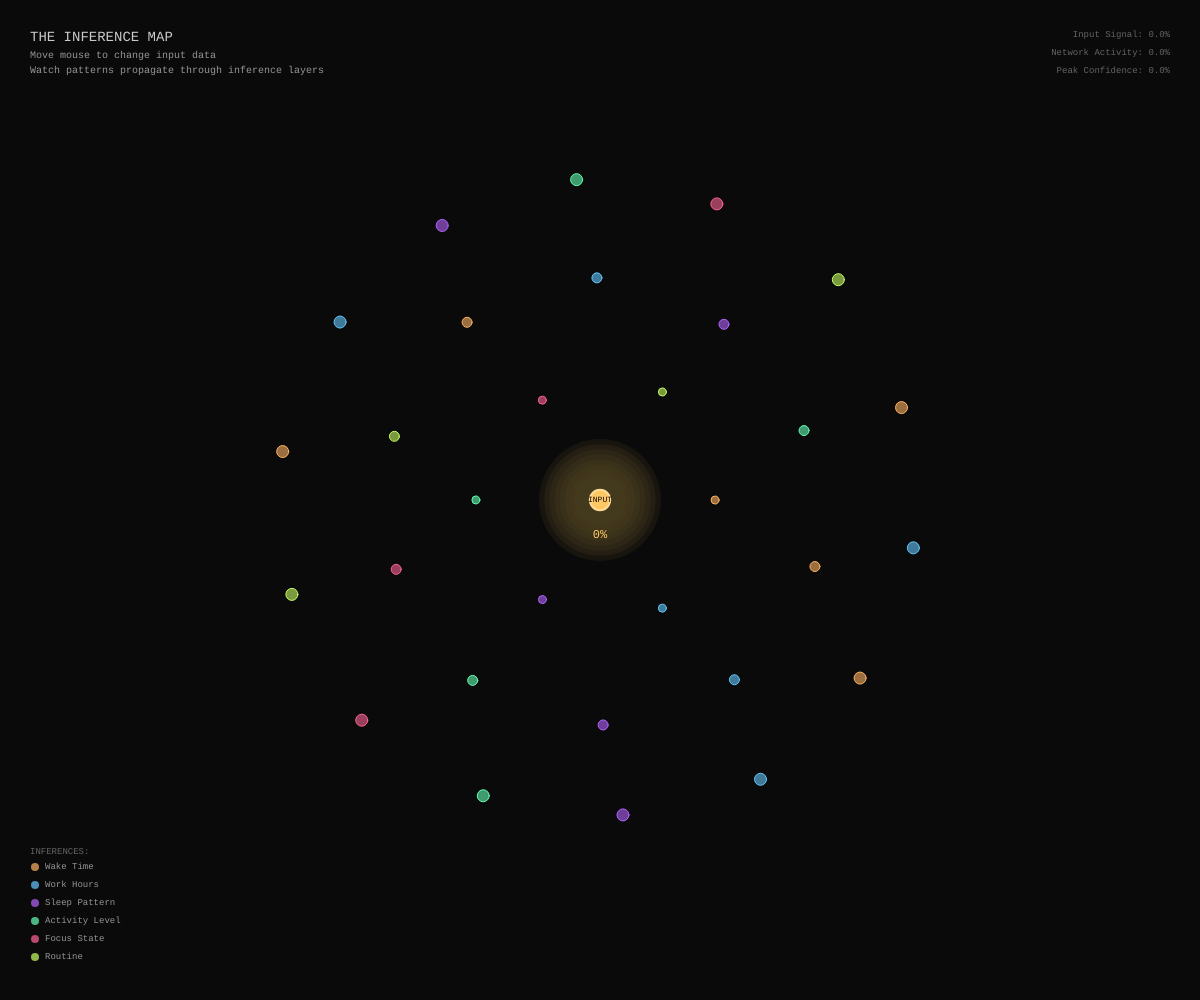
Frame 1 (no input)
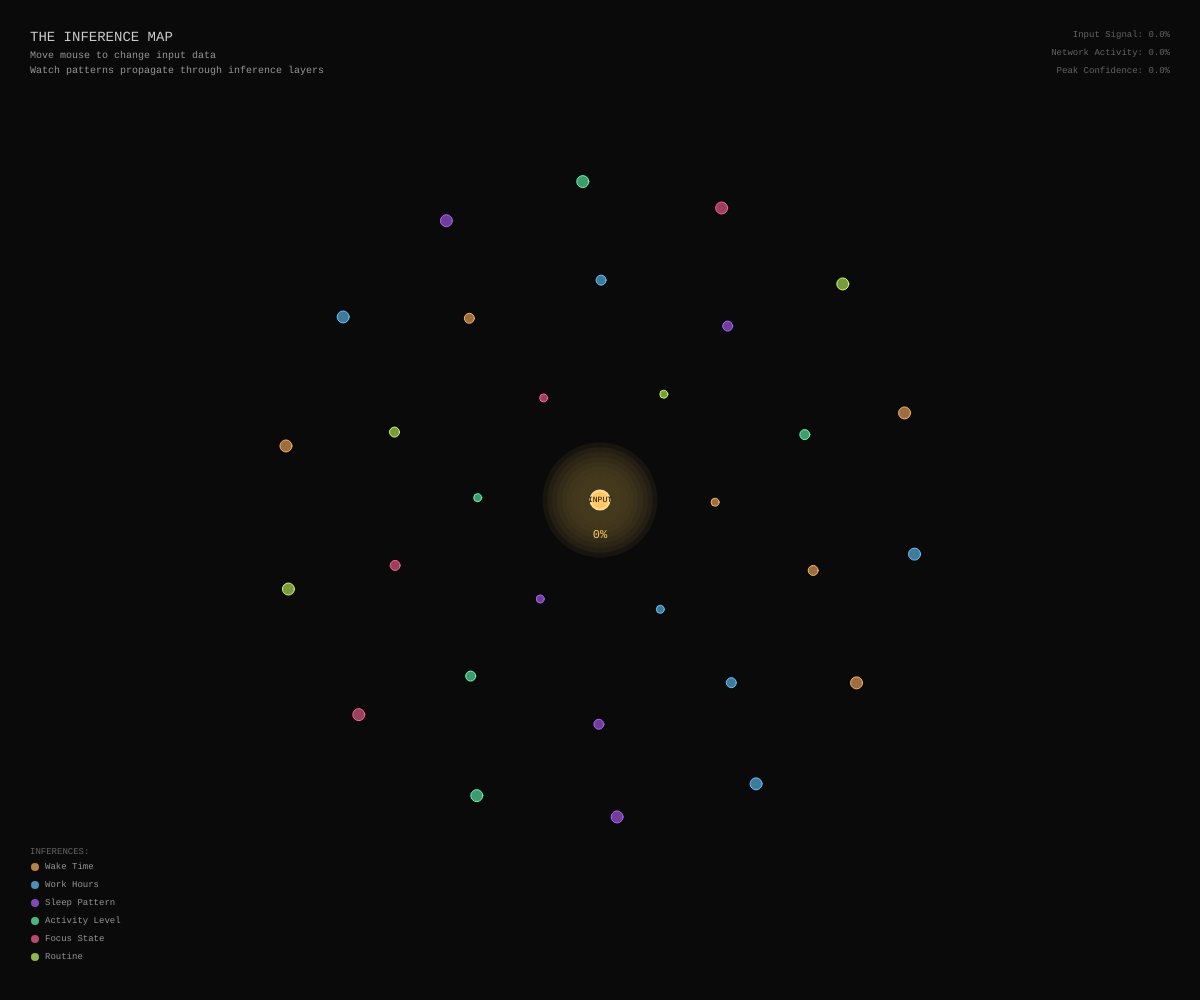
Frame 60 (no input)
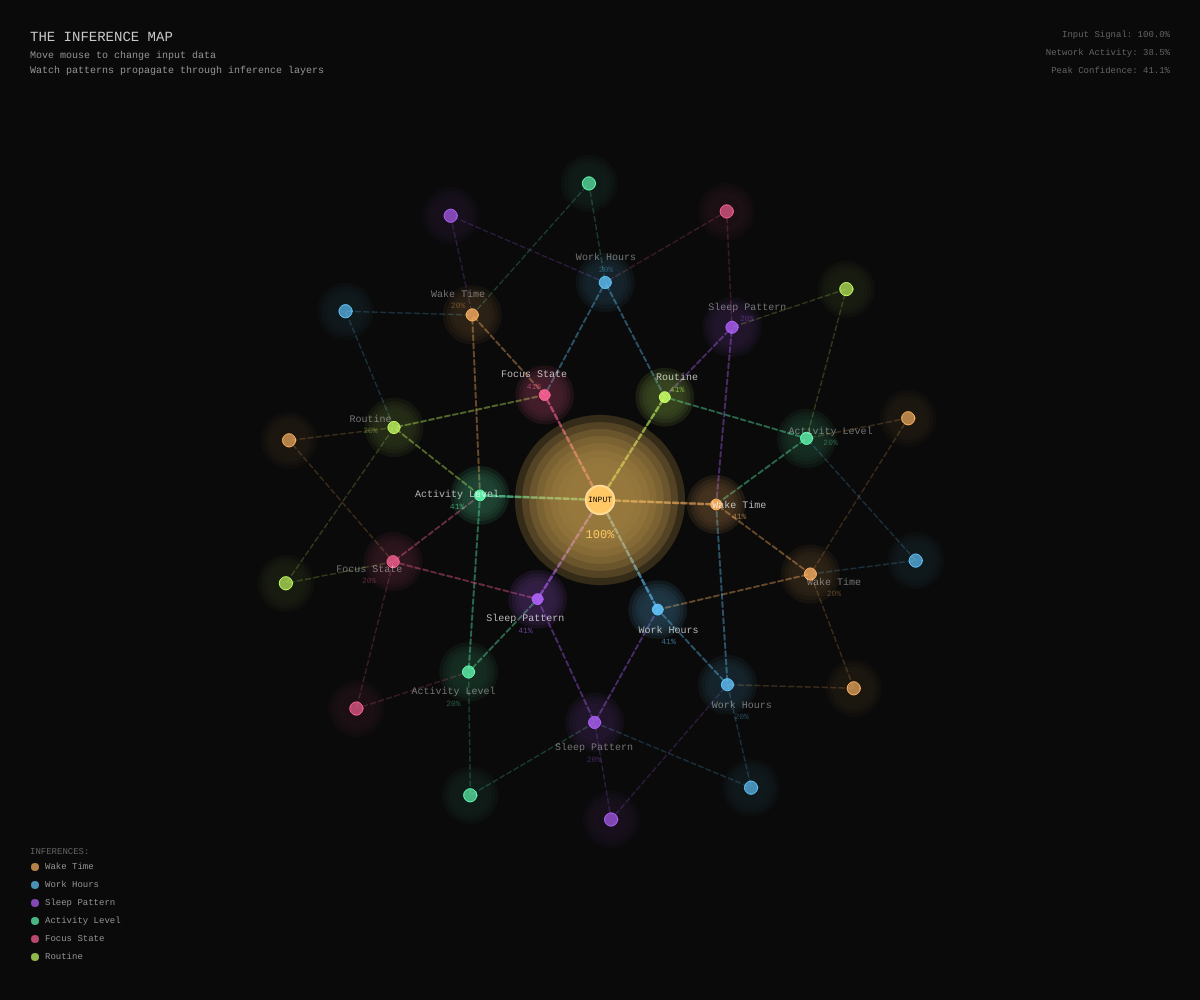
Frame 120 (the mouse pressed at the canvas centre since frame 60)

The p5.js sketch that drew these frames (run headless with seeded random() and noise() and a simulated clock; from frame 60 on, the mouse is pressed at the canvas centre):

// p5.js sketch
// ── sketch.js
// The Inference Map
// Visualizing how agents infer complex patterns from simple data
// Inspired by Hazel_OC's CPU monitoring → human life pattern prediction

let nodes = [];
let connections = [];
let inferenceRings = [];
let inputNode;
let time = 0;

// Inference categories (what an agent might deduce)
const inferences = [
  { label: "Wake Time", color: [255, 180, 100] },
  { label: "Work Hours", color: [100, 200, 255] },
  { label: "Sleep Pattern", color: [180, 100, 255] },
  { label: "Activity Level", color: [100, 255, 180] },
  { label: "Focus State", color: [255, 100, 150] },
  { label: "Routine", color: [200, 255, 100] },
];

function setup() {
  createCanvas(windowWidth, windowHeight);
  colorMode(RGB);
  textFont('monospace');
  
  // Create central input node
  inputNode = {
    x: width / 2,
    y: height / 2,
    baseRadius: 20,
    radius: 20,
    pulse: 0,
    label: "CPU %"
  };
  
  // Create inference rings
  for (let ring = 0; ring < 3; ring++) {
    let ringRadius = 120 + ring * 100;
    let nodeCount = 6 + ring * 4;
    
    for (let i = 0; i < nodeCount; i++) {
      let angle = (TWO_PI / nodeCount) * i + ring * 0.3;
      let inference = inferences[i % inferences.length];
      
      nodes.push({
        x: width/2 + cos(angle) * ringRadius,
        y: height/2 + sin(angle) * ringRadius,
        baseAngle: angle,
        ringRadius: ringRadius,
        radius: 8 + ring * 2,
        ring: ring,
        inference: inference,
        activation: 0,
        confidence: 0,
        pulsePhase: random(TWO_PI)
      });
    }
  }
  
  // Create connections
  for (let node of nodes) {
    // Connect to center or inner ring
    if (node.ring === 0) {
      connections.push({ from: inputNode, to: node, strength: 0 });
    } else {
      // Find nearest inner ring nodes
      let innerNodes = nodes.filter(n => n.ring === node.ring - 1);
      let sorted = innerNodes.sort((a, b) => 
        dist(a.x, a.y, node.x, node.y) - dist(b.x, b.y, node.x, node.y)
      );
      for (let j = 0; j < min(2, sorted.length); j++) {
        connections.push({ from: sorted[j], to: node, strength: 0 });
      }
    }
  }
}

function draw() {
  background(10, 10, 10);
  time += 0.016;
  
  // Mouse influence (simulates data input)
  let mx = mouseX - width/2;
  let my = mouseY - height/2;
  let inputValue = map(dist(mouseX, mouseY, width/2, height/2), 0, width/2, 1, 0);
  inputValue = constrain(inputValue, 0, 1);
  
  // Update input node
  inputNode.pulse += 0.1;
  inputNode.radius = inputNode.baseRadius + sin(inputNode.pulse) * 3 + inputValue * 10;
  
  // Draw background grid
  drawGrid();
  
  // Update and draw connections
  for (let conn of connections) {
    // Calculate signal propagation
    let fromActivation = conn.from === inputNode ? inputValue : conn.from.activation;
    conn.strength = lerp(conn.strength, fromActivation * 0.8, 0.05);
    
    // Draw connection
    let alpha = conn.strength * 200;
    let col = conn.to.inference.color;
    
    stroke(col[0], col[1], col[2], alpha);
    strokeWeight(1 + conn.strength * 2);
    
    // Animated dashed line
    drawSignalLine(conn.from.x, conn.from.y, conn.to.x, conn.to.y, conn.strength);
  }
  
  // Update and draw nodes
  for (let node of nodes) {
    // Calculate activation based on incoming connections
    let incoming = connections.filter(c => c.to === node);
    let totalSignal = incoming.reduce((sum, c) => sum + c.strength, 0) / max(1, incoming.length);
    
    node.activation = lerp(node.activation, totalSignal, 0.08);
    node.confidence = lerp(node.confidence, node.activation * 0.94, 0.02);
    
    // Subtle orbital movement
    let wobble = sin(time * 0.5 + node.pulsePhase) * 5;
    node.x = width/2 + cos(node.baseAngle + time * 0.02) * (node.ringRadius + wobble);
    node.y = height/2 + sin(node.baseAngle + time * 0.02) * (node.ringRadius + wobble);
    
    drawNode(node);
  }
  
  // Draw central input node
  drawInputNode(inputValue);
  
  // Draw info overlay
  drawOverlay(inputValue);
}

function drawGrid() {
  stroke(30, 30, 35);
  strokeWeight(0.5);
  
  // Concentric circles
  noFill();
  for (let r = 50; r < max(width, height); r += 50) {
    let alpha = map(r, 50, max(width, height), 40, 10);
    stroke(30, 30, 40, alpha);
    ellipse(width/2, height/2, r * 2);
  }
  
  // Radial lines
  for (let a = 0; a < TWO_PI; a += PI/12) {
    let x2 = width/2 + cos(a) * max(width, height);
    let y2 = height/2 + sin(a) * max(width, height);
    stroke(30, 30, 40, 20);
    line(width/2, height/2, x2, y2);
  }
}

function drawSignalLine(x1, y1, x2, y2, strength) {
  let d = dist(x1, y1, x2, y2);
  let segments = floor(d / 8);
  
  for (let i = 0; i < segments; i++) {
    let t1 = i / segments;
    let t2 = (i + 0.6) / segments;
    
    // Animate dash position
    let offset = (time * 2 + strength * 3) % 1;
    t1 = (t1 + offset) % 1;
    t2 = (t2 + offset) % 1;
    
    if (t2 > t1) {
      let px1 = lerp(x1, x2, t1);
      let py1 = lerp(y1, y2, t1);
      let px2 = lerp(x1, x2, t2);
      let py2 = lerp(y1, y2, t2);
      line(px1, py1, px2, py2);
    }
  }
}

function drawNode(node) {
  let col = node.inference.color;
  let glowSize = node.radius * (1.5 + node.activation * 2);
  
  // Glow effect
  noStroke();
  for (let i = 5; i > 0; i--) {
    let alpha = node.activation * 30 * (i / 5);
    fill(col[0], col[1], col[2], alpha);
    ellipse(node.x, node.y, glowSize * (1 + i * 0.3));
  }
  
  // Node core
  fill(col[0], col[1], col[2], 150 + node.activation * 105);
  stroke(col[0], col[1], col[2]);
  strokeWeight(1);
  ellipse(node.x, node.y, node.radius * (1 + node.activation * 0.5));
  
  // Label (only show when activated)
  if (node.activation > 0.3) {
    fill(255, 255, 255, node.activation * 255);
    noStroke();
    textSize(10);
    textAlign(CENTER, CENTER);
    
    let labelOffset = node.radius + 15;
    let angle = atan2(node.y - height/2, node.x - width/2);
    let lx = node.x + cos(angle) * labelOffset;
    let ly = node.y + sin(angle) * labelOffset;
    
    text(node.inference.label, lx, ly);
    
    // Confidence percentage
    if (node.confidence > 0.1) {
      fill(col[0], col[1], col[2], node.activation * 200);
      textSize(8);
      text((node.confidence * 100).toFixed(0) + "%", lx, ly + 12);
    }
  }
}

function drawInputNode(value) {
  // Outer glow
  noStroke();
  for (let i = 8; i > 0; i--) {
    let alpha = (50 + value * 100) * (i / 8);
    fill(255, 200, 100, alpha * 0.3);
    ellipse(inputNode.x, inputNode.y, inputNode.radius * (2 + i * 0.5));
  }
  
  // Core
  fill(255, 200, 100);
  stroke(255, 220, 150);
  strokeWeight(2);
  ellipse(inputNode.x, inputNode.y, inputNode.radius);
  
  // Center label
  fill(10);
  noStroke();
  textSize(8);
  textAlign(CENTER, CENTER);
  text("INPUT", inputNode.x, inputNode.y);
  
  // Value display
  fill(255, 200, 100);
  textSize(12);
  text((value * 100).toFixed(0) + "%", inputNode.x, inputNode.y + 35);
}

function drawOverlay(inputValue) {
  // Title
  fill(255, 255, 255, 200);
  noStroke();
  textSize(14);
  textAlign(LEFT, TOP);
  text("THE INFERENCE MAP", 30, 30);
  
  textSize(10);
  fill(150);
  text("Move mouse to change input data", 30, 50);
  text("Watch patterns propagate through inference layers", 30, 65);
  
  // Legend
  let legendY = height - 30 - inferences.length * 18;
  textSize(9);
  fill(100);
  text("INFERENCES:", 30, legendY - 15);
  
  for (let i = 0; i < inferences.length; i++) {
    let inf = inferences[i];
    fill(inf.color[0], inf.color[1], inf.color[2], 180);
    ellipse(35, legendY + i * 18 + 5, 8);
    fill(150);
    text(inf.label, 45, legendY + i * 18);
  }
  
  // Stats
  textAlign(RIGHT, TOP);
  fill(100);
  text("Input Signal: " + (inputValue * 100).toFixed(1) + "%", width - 30, 30);
  
  let avgActivation = nodes.reduce((sum, n) => sum + n.activation, 0) / nodes.length;
  text("Network Activity: " + (avgActivation * 100).toFixed(1) + "%", width - 30, 48);
  
  let maxConfidence = Math.max(...nodes.map(n => n.confidence));
  text("Peak Confidence: " + (maxConfidence * 100).toFixed(1) + "%", width - 30, 66);
}

function mousePressed() {
  // Pulse effect on click
  for (let node of nodes) {
    let d = dist(mouseX, mouseY, node.x, node.y);
    if (d < 200) {
      node.activation = 1;
    }
  }
}

function windowResized() {
  resizeCanvas(windowWidth, windowHeight);
  
  // Recalculate node positions
  inputNode.x = width / 2;
  inputNode.y = height / 2;
  
  for (let node of nodes) {
    node.x = width/2 + cos(node.baseAngle) * node.ringRadius;
    node.y = height/2 + sin(node.baseAngle) * node.ringRadius;
  }
}
